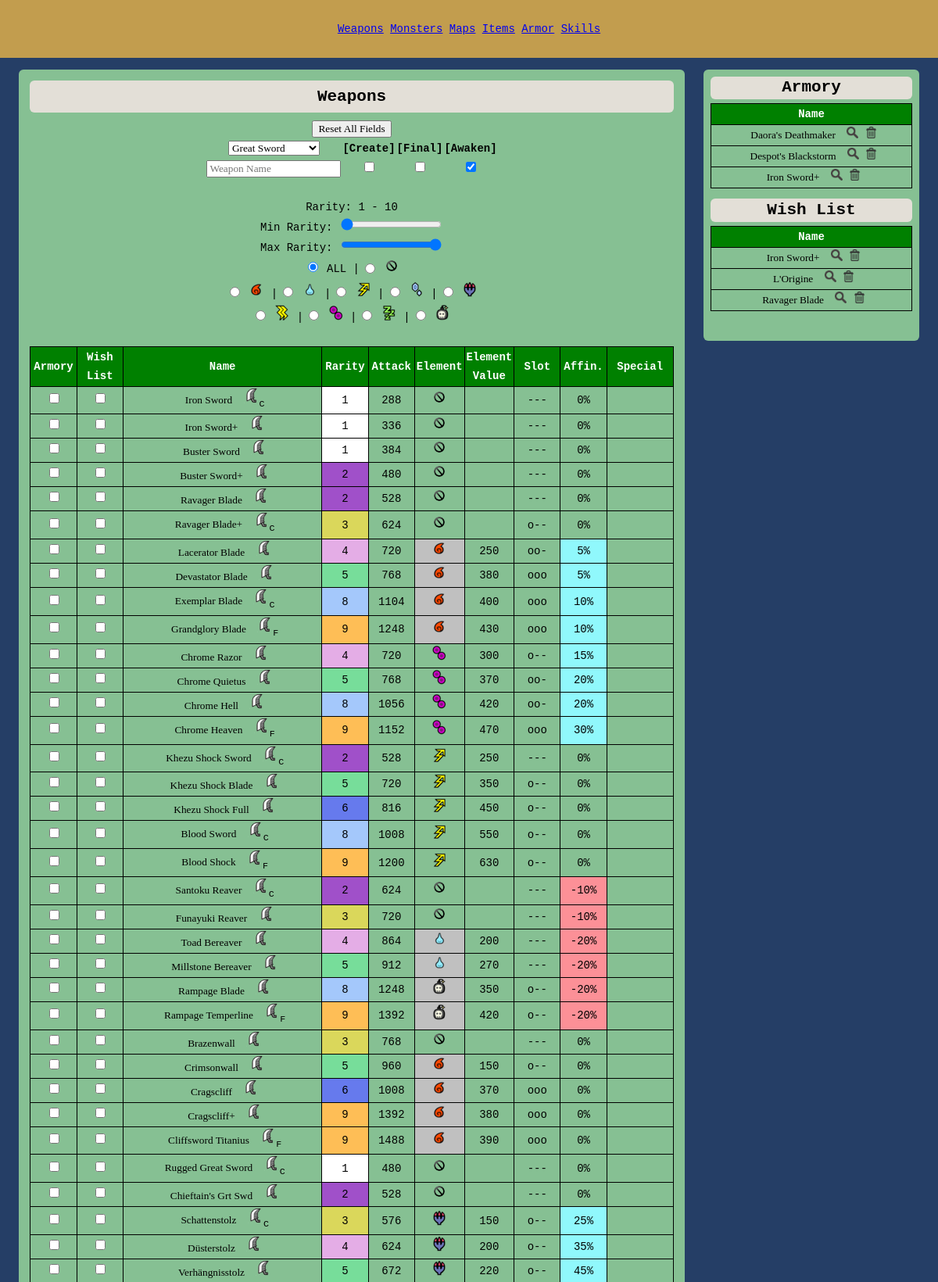
The page / (upper part) on the database its author committed.
### tables this page shows
CREATE TABLE IF NOT EXISTS `weapondata` (
  `id` int(5) NOT NULL,
  `parentId` int(5) NOT NULL,
  `weaponTypeId` int(5) NOT NULL,
  `name` varchar(80) NOT NULL,
  `attack` int(5) NOT NULL,
  `element` varchar(3) NOT NULL,
  `elementValue` int(5) DEFAULT NULL,
  `created` int(1) NOT NULL,
  `final` int(1) NOT NULL,
  `slot` int(1) NOT NULL,
  `rare` int(2) NOT NULL,
  `affinity` decimal(2,2) NOT NULL,
  `defense` int(3) DEFAULT NULL,
  `special` varchar(40) DEFAULT NULL,
  `awaken` int(1) NOT NULL,
  `red` int(3) NOT NULL,
  `orange` int(3) NOT NULL,
  `yellow` int(3) NOT NULL,
  `green` int(3) NOT NULL,
  `blue` int(3) NOT NULL,
  `white` int(3) NOT NULL,
  `purple` int(3) NOT NULL,
  `redPlus` int(3) NOT NULL,
  `orangePlus` int(3) NOT NULL,
  `yellowPlus` int(3) NOT NULL,
  `greenPlus` int(3) NOT NULL,
  `bluePlus` int(3) NOT NULL,
  `whitePlus` int(3) NOT NULL,
  `purplePlus` int(3) NOT NULL,
  `own` int(1) NOT NULL,
  `hierarchy` varchar(3000) NOT NULL,
  PRIMARY KEY (`id`)
);

CREATE TABLE IF NOT EXISTS `armory` (
  `id` int(5) NOT NULL,
  `name` varchar(80) NOT NULL,
  PRIMARY KEY (`id`),
  UNIQUE KEY `id` (`id`),
  UNIQUE KEY `name` (`name`)
);

CREATE TABLE IF NOT EXISTS `wishlist` (
  `id` int(5) NOT NULL,
  `name` varchar(80) NOT NULL,
  PRIMARY KEY (`id`),
  UNIQUE KEY `id` (`id`),
  UNIQUE KEY `name` (`name`)
);

### index.php (the view, shortened to what the rows shown need)
<!doctype html>
<html>
<head>
    <link rel="stylesheet" type="text/css" href="assets/stylesheets/main.css">
</head>
<body>
    <form method=POST name="form">
    <?php require_once('db_connect.php'); ?>
    <?php
        if(isset($_POST['postCheck'])) {
            if(isset($_POST['weaponPath'])){
                $weaponPath=$_POST['weaponPath'];
            } else {
                $weaponPath=null;
            }
            if($_POST['createShow']==1){ $createCheck='checked'; $createFilter=1;
            } else { $createCheck=''; $createFilter=0;}
            if($_POST['finalShow']==1){ $finalCheck='checked'; $finalFilter=1;
            } else { $finalCheck=''; $finalFilter=0;}
            if($_POST['awakenShow']==1){ $awakenCheck='checked'; $awakenFilter=1;
            } else { $awakenCheck=''; $awakenFilter=0;}
            if(isset($_POST['searchClick'])){
                $weaponSearch=str_replace('\'','&#39;',$_POST['searchClick']);
            } else {$weaponSearch=str_replace('\'','&#39;',$_POST['weaponName']);}
            if(isset($_POST['wishDelete'])){
                $wishDelete=str_replace('\'','&#39;',$_POST['wishDelete']);
                $sql = "DELETE FROM wishlist
                        WHERE name like '$wishDelete'";
                $resultWishDelete = mysqli_query($mysqli,$sql) or die(mysqli_error($mysqli) . '; wish delete error');
            }
            if(isset($_POST['armoryDelete'])){
                $armoryDelete=str_replace('\'','&#39;',$_POST['armoryDelete']);
                $sql = "DELETE FROM armory
                        WHERE name like '$armoryDelete'";
                $resultArmoryDelete = mysqli_query($mysqli,$sql) or die(mysqli_error($mysqli) . '; wish delete error');
            }
            if(isset($_POST['weaponImage'])) {
                $weaponType=$_POST['weaponImage'];
            } else {$weaponType=$_POST['weaponType'];
            }
            if(isset($_POST['minRaritySelect'])) {
                $minRaritySelect=$_POST['minRaritySelect'];
                $maxRaritySelect=$_POST['maxRaritySelect'];
            } else {
                $minRaritySelect=1;
                $maxRaritySelect=10;
            }
            if(isset($_POST['elementImage'])) {
                $elemFilter=$_POST['elementImage'];
            } else {
                $elemFilter=$_POST['elem'];
            }
            switch($elemFilter) {
                case "%": $allCheck = "checked"; break;
                case "RAW": $rawCheck = "checked"; break;
                case "FIR": $firCheck = "checked"; break;
                case "WAT": $watCheck = "checked"; break;
                case "THU": $thuCheck = "checked"; break;
                case "ICE": $iceCheck = "checked"; break;
                case "DRA": $draCheck = "checked"; break;
                case "PAR": $parCheck = "checked"; break;
                case "POI": $poiCheck = "checked"; break;
                case "SLE": $sleCheck = "checked"; break;
                case "BLA": $blaCheck = "checked"; break;
            }
        } else {
            $createFilter=0;
            $finalFilter=0;
            $awakenFilter=1;
            $weaponSearch=null;
            $weaponType=1;
            $minRaritySelect=1;
            $maxRaritySelect=10;
            $elemFilter='%';
        }
        ?>
    <div id='wrapper'>
        <div id='section'>
        <H2>Weapons</H2>
        <td class='navTdTh'><center><input type='submit' value='Reset All Fields' name='ResetButton'/></center>
        <?php
            $sql = "SELECT type, weapontypeid
                    FROM weapon_types
                    ORDER BY weaponTypeId";
            $result=mysqli_query($mysqli, $sql) or die(mysqli_error($mysqli) . '; weapon dropdown error');
            $weaponDropdownString = "<select name='weaponType' onchange='this.form.submit()' value='' >Weapon Type</option>";
            while($row=mysqli_fetch_array($result)){
                if($row['weapontypeid']==$weaponType){
                    $weaponDropdownString .= "<option value=$row[weapontypeid] selected>$row[type]</option>";
                } else{
                    $weaponDropdownString .= "<option value=$row[weapontypeid]>$row[type]</option>";
                }
            }
            $weaponDropdownString .= "</select>";
        ?>
        <table class='nav'>
        <center>
        <tr>
            <th class='navTdTh'><?php echo($weaponDropdownString) ?></th>
            <th class='navTdTh'>[Create]</th>
            <th class='navTdTh'>[Final]</th>
            <th class='navTdTh'>[Awaken]</th>
            </tr>
        </center>
        </table>
        <br>
        <br>
        <br>
        <br>
        <br>
        <?php
            $weaponSearch=str_replace('\'','&#39;',$weaponSearch);
            $sql = 'SELECT *
                    FROM weapondata
                    WHERE instr(name,"' . $weaponSearch . '")>0
                    AND rare BETWEEN ' . $minRaritySelect . ' AND ' . $maxRaritySelect . '
                    AND element LIKE \'%' . $elemFilter . '%\'
                    AND (' . $createFilter . '=0 OR created=' . $createFilter .')
                    AND (' . $finalFilter . '=0 OR final=' . $finalFilter . ')
                    AND (0=' . $weaponType . ' OR weapontypeid=' . $weaponType . ')
                    ORDER BY id';
            $result = mysqli_query($mysqli,$sql) or die(mysqli_error($mysqli) . '; weapon table error');
        ?>
        <table class='data weaponTable'>
            <tr class='dataTh'>
                <th style='width: 7%;'>Armory</th>
                <th style='width: 7%;'>Wish<br>List</th>
                <th style='width: 30%;'>Name</th>
                <th style='width: 7%;'>Rarity</th>
                <th style='width: 7%;'>Attack</th>
                <th style='width: 7%;'>Element</th>
                <th style='width: 7%;'>Element Value</th>
                <th style='width: 7%;'>Slot</th>
                <th style='width: 7%;'>Affin.</th>
                <th style='width: 10%;'>Special</th>
            </tr>
        <?php
            while($weaponsRow=mysqli_fetch_array($result))
            {
                switch($weaponsRow['slot']) {
                    case "0": $slot = "---"; break;
                    case "1": $slot = "o--"; break;
                    case "2": $slot = "oo-"; break;
                    case "3": $slot = "ooo"; break;}
                if ($weaponsRow['awaken']==1) {$elemBg = '#CGCGCG';
                } else {$elemBg = null;}
                if ($weaponsRow['affinity']<0) {$affinityBg = '#FC9097';
                } elseif($weaponsRow['affinity']>0) {$affinityBg = '#90F8FC';
                } else {$affinityBg = null;}
                $affinity=$weaponsRow['affinity']*100;
                $sql = 'SELECT color
                        FROM rarecolors
                        WHERE rare=' . $weaponsRow['rare'];
                $colorResult = mysqli_query($mysqli,$sql) or die(mysqli_error($mysqli) . '; color table error');
                $rareColorsRow=mysqli_fetch_array($colorResult);
                if ($weaponsRow['created']==1) {$createFlag = '<sub>C</sub>';
                } else {$createFlag = null;}
                if ($weaponsRow['final']==1) {$finalFlag = '<sub>F</sub>';
                } else {$finalFlag = null;}
                if ($awakenFilter==1){
                    $elemType=$weaponsRow['element'];
                    $elemValue=$weaponsRow['elementValue'];
                }
                echo("<tr>");
                echo
                    "<input type='hidden' value='0' name='own" . $weaponsRow['id'] . "'/>"
                    ."<input type='hidden' value='0' name='wish" . $weaponsRow['id'] . "'/>"
                    ."<td><center><input type='checkbox' value='1' name='own" . $weaponsRow['id'] . "' onchange='this.form.submit()' class='checkbox'/></center>"
                    ."<td><center><input type='checkbox' value='1'  name='wish" . $weaponsRow['id'] . "' onchange='this.form.submit()' class='checkbox'/></center>"
                    .'<td><input type="submit" name="weaponPath" value="'.$weaponsRow['name'].'" class="button" > <input type="image" name="weaponImage" value='.$weaponsRow['weaponTypeId'].' src=assets/resources/weapons/'.$weaponsRow['weaponTypeId'].'.png height="20" width="20">'.$createFlag . $finalFlag
                    ."<td BGCOLOR='$rareColorsRow[color]'><center>$weaponsRow[rare]</center>"
                    ."<td><center>$weaponsRow[attack]</center></td>"
                    ."<td BGCOLOR='$elemBg'><center><input type ='image' name='elementImage' value=$elemType src=assets/resources/elements/$elemType.png height='20' width='20'></center></td>"
                    ."<td><center>$elemValue</center></td>"
                    ."<td><center>$slot</center></td>"
                    ."<td BGCOLOR='$affinityBg'><center>$affinity%</center></td>"
                    ."<td>$weaponsRow[special]</td>"
                    ;
            }
        ?>
        </table>
        </div>
        <div id='aside'>
        <H2>Armory</H2>
        <?php
            $sql = 'SELECT *
                    FROM armory';
            $armoryTableResult = mysqli_query($mysqli,$sql) or die(mysqli_error($mysqli) . '; armory table error');
        ?>
        <table class='data wish'>
            <tr class='dataTh'>
                <th style='width: 95%;'>Name</th>
            </tr>
            <?php
                while($row=mysqli_fetch_array($armoryTableResult))
                {
                    echo("<tr>");
                    echo '<td><input type="submit" name="weaponPath" value="'.$row['name'].'" class="button" > '
                    . " <input type='image' name='searchClick' onclick = 'this.form.submit()' src=assets/resources/ui/search.png height='15' width='15'     value='".$row['name']."'>"
                    . " <input type='image' name='armoryDelete' onclick = 'this.form.submit()' src=assets/resources/ui/delete.png height='15' width='15' value='".$row['name']."'>";
                }
            ?>
        </table>
        <H2>Wish List</H2>
        <?php
            $sql = 'SELECT *
                    FROM wishlist';
            $wishlistTableResult = mysqli_query($mysqli,$sql) or die(mysqli_error($mysqli) . '; wishlist table error');
        ?>
            <table class='data wish'>
                <tr class='dataTh'>
                    <th style='width: 95%;'>Name</th>
                </tr>
                <?php
                    while($row=mysqli_fetch_array($wishlistTableResult))
                    {
                        echo("<tr>");
                        echo '<td><input type="submit" name="weaponPath" value="'.$row['name'].'" class="button" > '
                        . " <input type='image' name='searchClick' onclick = 'this.form.submit()' src=assets/resources/ui/search.png height='15'    width='15' value='".$row['name']."'>"
                        . " <input type='image' name='wishDelete' onclick = 'this.form.submit()' src=assets/resources/ui/delete.png height='15' width='15' value='".$row['name']."'>";
                    }
                ?>
            </table>
        </div>
        </div>
</body>
</html>

### rows shown on the page
weapondata: weaponPath "Iron Sword", created "C", rare "1", attack "288", slot "---", affinity "0"
weapondata: weaponPath "Iron Sword+", rare "1", attack "336", slot "---", affinity "0"
weapondata: weaponPath "Buster Sword", rare "1", attack "384", slot "---", affinity "0"
weapondata: weaponPath "Buster Sword+", rare "2", attack "480", slot "---", affinity "0"
weapondata: weaponPath "Ravager Blade", rare "2", attack "528", slot "---", affinity "0"
weapondata: weaponPath "Ravager Blade+", created "C", rare "3", attack "624", slot "o--", affinity "0"
weapondata: weaponPath "Lacerator Blade", rare "4", attack "720", elementValue "250", slot "oo-", affinity "5"
weapondata: weaponPath "Devastator Blade", rare "5", attack "768", elementValue "380", slot "ooo", affinity "5"
weapondata: weaponPath "Exemplar Blade", created "C", rare "8", attack "1104", elementValue "400", slot "ooo", affinity "10"
weapondata: weaponPath "Grandglory Blade", final "F", rare "9", attack "1248", elementValue "430", slot "ooo", affinity "10"
weapondata: weaponPath "Chrome Razor", rare "4", attack "720", elementValue "300", slot "o--", affinity "15"
weapondata: weaponPath "Chrome Quietus", rare "5", attack "768", elementValue "370", slot "oo-", affinity "20"
weapondata: weaponPath "Chrome Hell", rare "8", attack "1056", elementValue "420", slot "oo-", affinity "20"
weapondata: weaponPath "Chrome Heaven", final "F", rare "9", attack "1152", elementValue "470", slot "ooo", affinity "30"
weapondata: weaponPath "Khezu Shock Sword", created "C", rare "2", attack "528", elementValue "250", slot "---", affinity "0"
weapondata: weaponPath "Khezu Shock Blade", rare "5", attack "720", elementValue "350", slot "o--", affinity "0"
weapondata: weaponPath "Khezu Shock Full", rare "6", attack "816", elementValue "450", slot "o--", affinity "0"
weapondata: weaponPath "Blood Sword", created "C", rare "8", attack "1008", elementValue "550", slot "o--", affinity "0"
weapondata: weaponPath "Blood Shock", final "F", rare "9", attack "1200", elementValue "630", slot "o--", affinity "0"
weapondata: weaponPath "Santoku Reaver", created "C", rare "2", attack "624", slot "---", affinity "-10"
weapondata: weaponPath "Funayuki Reaver", rare "3", attack "720", slot "---", affinity "-10"
weapondata: weaponPath "Toad Bereaver", rare "4", attack "864", elementValue "200", slot "---", affinity "-20"
weapondata: weaponPath "Millstone Bereaver", rare "5", attack "912", elementValue "270", slot "---", affinity "-20"
weapondata: weaponPath "Rampage Blade", rare "8", attack "1248", elementValue "350", slot "o--", affinity "-20"
weapondata: weaponPath "Rampage Temperline", final "F", rare "9", attack "1392", elementValue "420", slot "o--", affinity "-20"
weapondata: weaponPath "Brazenwall", rare "3", attack "768", slot "---", affinity "0"
weapondata: weaponPath "Crimsonwall", rare "5", attack "960", elementValue "150", slot "o--", affinity "0"
weapondata: weaponPath "Cragscliff", rare "6", attack "1008", elementValue "370", slot "ooo", affinity "0"
weapondata: weaponPath "Cragscliff+", rare "9", attack "1392", elementValue "380", slot "ooo", affinity "0"
weapondata: weaponPath "Cliffsword Titanius", final "F", rare "9", attack "1488", elementValue "390", slot "ooo", affinity "0"
weapondata: weaponPath "Rugged Great Sword", created "C", rare "1", attack "480", slot "---", affinity "0"
weapondata: weaponPath "Chieftain's Grt Swd", rare "2", attack "528", slot "---", affinity "0"
weapondata: weaponPath "Schattenstolz", created "C", rare "3", attack "576", elementValue "150", slot "o--", affinity "25"
weapondata: weaponPath "Düsterstolz", rare "4", attack "624", elementValue "200", slot "o--", affinity "35"
weapondata: weaponPath "Verhängnisstolz", rare "5", attack "672", elementValue "220", slot "o--", affinity "45"
armory: weaponPath "Daora's Deathmaker"
armory: weaponPath "Despot's Blackstorm"
armory: weaponPath "Iron Sword+"
wishlist: weaponPath "Iron Sword+"
wishlist: weaponPath "L'Origine"
wishlist: weaponPath "Ravager Blade"

### other values the page prints
$minRaritySelect "1"
$maxRaritySelect "10"
form field weaponType "Great Sword"
